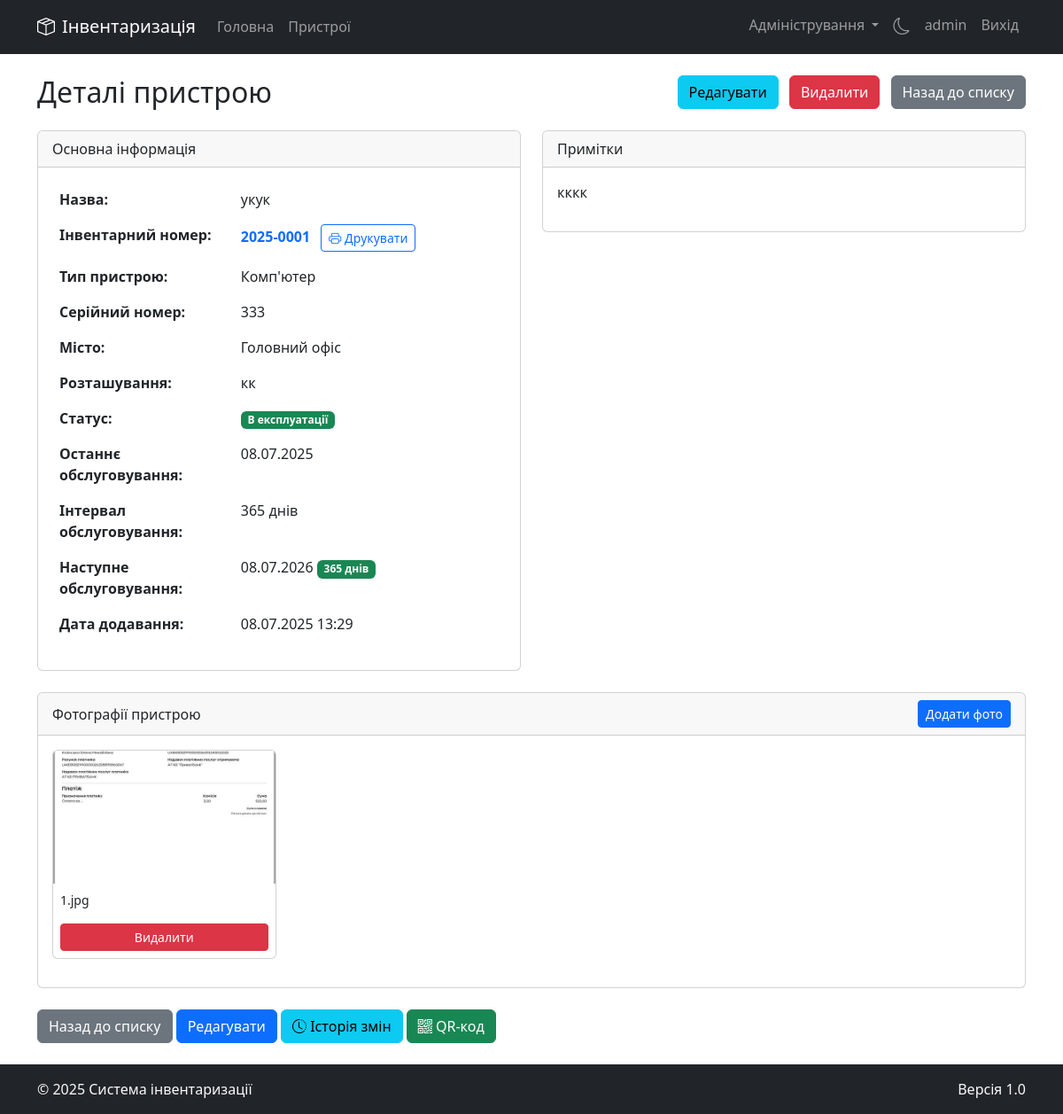
Screenshot of /device/1 (signed in) with the database file from the repository.
### models.py (models this page shows, shortened)
class User(UserMixin, db.Model):
    id = db.Column(db.Integer, primary_key=True)
    username = db.Column(db.String(80), unique=True, nullable=False)
    password_hash = db.Column(db.String(255), nullable=False)
    is_admin = db.Column(db.Boolean, default=False)
    is_active = db.Column(db.Boolean, default=True)
    city_id = db.Column(db.Integer, db.ForeignKey('city.id'), nullable=False)
    created_at = db.Column(db.DateTime, default=datetime.utcnow)
    last_login = db.Column(db.DateTime)
    activities = db.relationship('UserActivity', backref='user', lazy=True)
    device_histories = db.relationship('DeviceHistory', backref='user', lazy=True)

class Device(db.Model):
    id = db.Column(db.Integer, primary_key=True)
    name = db.Column(db.String(100), nullable=False, index=True)
    type = db.Column(db.String(50), nullable=False, index=True)
    serial_number = db.Column(db.String(100), unique=True, index=True)
    inventory_number = db.Column(db.String(20), unique=True, index=True)
    location = db.Column(db.String(200), index=True)
    status = db.Column(db.String(50), index=True)
    notes = db.Column(db.Text)
    created_at = db.Column(db.DateTime, default=datetime.utcnow, index=True)
    city_id = db.Column(db.Integer, db.ForeignKey('city.id'), nullable=False, index=True)
    last_maintenance = db.Column(db.Date, index=True)
    maintenance_interval = db.Column(db.Integer, default=365)
    next_maintenance = db.Column(db.Date, index=True)
    photos = db.relationship('DevicePhoto', backref='device', lazy=True, cascade='all, delete-orphan')
    histories = db.relationship('DeviceHistory', backref='device', lazy=True, cascade='all, delete-orphan')

class City(db.Model):
    id = db.Column(db.Integer, primary_key=True)
    name = db.Column(db.String(100), nullable=False, unique=True)
    created_at = db.Column(db.DateTime, default=datetime.utcnow)
    users = db.relationship('User', backref='city', lazy=True)
    devices = db.relationship('Device', backref='city', lazy=True)

class DevicePhoto(db.Model):
    id = db.Column(db.Integer, primary_key=True)
    filename = db.Column(db.String(255), nullable=False)
    original_filename = db.Column(db.String(255), nullable=False)
    device_id = db.Column(db.Integer, db.ForeignKey('device.id'), nullable=False)
    uploaded_at = db.Column(db.DateTime, default=datetime.utcnow)

### blueprints/devices.py (the view)
@devices_bp.route('/device/<int:device_id>')
@login_required
def device_detail(device_id):
    device = Device.query.get_or_404(device_id)
    if not current_user.is_admin and device.city_id != current_user.city_id:
        abort(403)
    return render_template('device_detail.html', device=device, now=date.today())

### app.py (called while the page is built)
@app.template_filter('nl2br')
def nl2br(value):
    if value:
        return re.sub(r'\n', '<br>', value)
    return ''

@login_manager.user_loader
def load_user(user_id):
    return User.query.get(int(user_id))

### templates/device_detail.html (shortened to what this page needs)
{% extends "base.html" %}
{% block content %}
<div class="row mb-3">
    <div class="col">
        <h2>Деталі пристрою</h2>
    </div>
    <div class="col-auto">
        <a href="{{ url_for('devices.edit_device', device_id=device.id) }}" class="btn btn-info me-2">Редагувати</a>
        <form method="POST" action="{{ url_for('devices.delete_device', device_id=device.id) }}" class="d-inline" onsubmit="return confirm('Ви впевнені, що хочете видалити цей пристрій? Всі пов\'язані дані та фотографії також будуть видалені.');">
            <button type="submit" class="btn btn-danger me-2">Видалити</button>
        </form>
        <a href="{{ url_for('devices.devices') }}" class="btn btn-secondary">Назад до списку</a>
    </div>
</div>
<div class="row mb-4">
    <div class="col-md-6">
        <div class="card">
            <div class="card-header">
                Основна інформація
            </div>
            <div class="card-body">
                <table class="table table-borderless">
                    <tr>
                        <th style="width: 40%">Назва:</th>
                        <td>{{ device.name }}</td>
                    </tr>
                    <tr>
                        <th>Інвентарний номер:</th>
                        <td>
                            <strong class="text-primary">{{ device.inventory_number }}</strong>
                            <a href="{{ url_for('devices.print_inventory', device_id=device.id) }}" class="btn btn-sm btn-outline-primary ms-2" title="Друкувати інвентарний номер">
                                <i class="bi bi-printer"></i> Друкувати
                            </a>
                        </td>
                    </tr>
                    <tr>
                        <th>Тип пристрою:</th>
                        <td>{{ device.type }}</td>
                    </tr>
                    <tr>
                        <th>Серійний номер:</th>
                        <td>{{ device.serial_number }}</td>
                    </tr>
                    <tr>
                        <th>Місто:</th>
                        <td>{{ device.city.name }}</td>
                    </tr>
                    <tr>
                        <th>Розташування:</th>
                        <td>{{ device.location }}</td>
                    </tr>
                    <tr>
                        <th>Статус:</th>
                        <td>
                            {% if device.status == 'В експлуатації' %}
                                <span class="badge bg-success">{{ device.status }}</span>
                            {% elif device.status == 'На ремонті' %}
                                <span class="badge bg-warning">{{ device.status }}</span>
                            {% elif device.status == 'Резерв' %}
                                <span class="badge bg-info">{{ device.status }}</span>
                            {% elif device.status == 'Списано' %}
                                <span class="badge bg-danger">{{ device.status }}</span>
                            {% else %}
                                <span class="badge bg-secondary">{{ device.status }}</span>
                            {% endif %}
                        </td>
                    </tr>
                    <tr>
                        <th>Останнє обслуговування:</th>
                        <td>{{ device.last_maintenance.strftime('%d.%m.%Y') if device.last_maintenance else 'Не вказано' }}</td>
                    </tr>
                    <tr>
                        <th>Інтервал обслуговування:</th>
                        <td>{{ device.maintenance_interval }} днів</td>
                    </tr>
                    <tr>
                        <th>Наступне обслуговування:</th>
                        <td>
                            {% if device.next_maintenance %}
                                {% set days_left = (device.next_maintenance - now).days %}
                                {{ device.next_maintenance.strftime('%d.%m.%Y') }}
                                {% if days_left < 0 %}
                                    <span class="badge bg-danger">Прострочено ({{ abs(days_left) }} днів)</span>
                                {% elif days_left <= 30 %}
                                    <span class="badge bg-warning">Скоро ({{ days_left }} днів)</span>
                                {% else %}
                                    <span class="badge bg-success">{{ days_left }} днів</span>
                                {% endif %}
                            {% else %}
                                {% if device.last_maintenance %}
                                    Не визначено (не вказано інтервал)
                                {% else %}
                                    Не визначено (не вказано дату обслуговування)
                                {% endif %}
                            {% endif %}
                        </td>
                    </tr>
                    <tr>
                        <th>Дата додавання:</th>
                        <td>{{ device.created_at.strftime('%d.%m.%Y %H:%M') }}</td>
                    </tr>
                </table>
            </div>
        </div>
    </div>
    <div class="col-md-6">
        <div class="card">
            <div class="card-header">
                Примітки
            </div>
            <div class="card-body">
                {% if device.notes %}
                <p>{{ device.notes|nl2br }}</p>
                {% else %}
                <p class="text-muted">Примітки відсутні</p>
                {% endif %}
            </div>
        </div>
    </div>
</div>
<div class="card mb-4">
    <div class="card-header d-flex justify-content-between align-items-center">
        <span>Фотографії пристрою</span>
        <button type="button" class="btn btn-primary btn-sm" data-bs-toggle="modal" data-bs-target="#addPhotoModal">
            Додати фото
        </button>
    </div>
    <div class="card-body">
        {% if device.photos %}
        <div class="row">
            {% for photo in device.photos %}
            <div class="col-md-3 mb-3">
                <div class="card">
                    <a href="{{ url_for('devices.uploaded_file', filename=photo.filename) }}" target="_blank" title="Відкрити повне зображення">
                        <img src="{{ url_for('devices.uploaded_file', filename=photo.filename) }}" class="card-img-top" alt="Фото пристрою" style="height: 150px; object-fit: cover;">
                    </a>
                    <div class="card-body p-2">
                        <p class="card-text small">{{ photo.original_filename }}</p>
                        <form method="POST" action="{{ url_for('devices.delete_device_photo', photo_id=photo.id) }}" class="d-grid" onsubmit="return confirm('Ви впевнені, що хочете видалити це фото?');">
                            <button type="submit" class="btn btn-sm btn-danger">Видалити</button>
                        </form>
                    </div>
                </div>
            </div>
            {% endfor %}
        </div>
        {% else %}
        <p class="text-muted">Фотографії відсутні</p>
        {% endif %}
    </div>
</div>
<div class="mt-4">
    <a href="{{ url_for('devices.devices') }}" class="btn btn-secondary">Назад до списку</a>
    <a href="{{ url_for('devices.edit_device', device_id=device.id) }}" class="btn btn-primary">Редагувати</a>
    <a href="{{ url_for('devices.device_history', device_id=device.id) }}" class="btn btn-info">
        <i class="bi bi-clock-history"></i> Історія змін
    </a>
    <a href="{{ url_for('devices.print_device_qrcode', device_id=device.id) }}" class="btn btn-success">
        <i class="bi bi-qr-code"></i> QR-код
    </a>
</div>
{% endblock %}

### templates/base.html (shortened to what this page needs)
<!DOCTYPE html>
<html lang="uk" data-bs-theme="{{ request.cookies.get('theme', 'light') }}">
<head>
    <link href="https://cdn.jsdelivr.net/npm/bootstrap@5.3.0/dist/css/bootstrap.min.css" rel="stylesheet">
    <link rel="stylesheet" href="https://cdn.jsdelivr.net/npm/bootstrap-icons@1.11.0/font/bootstrap-icons.css">
</head>
<body>
    <header>
        <nav class="navbar navbar-expand-lg navbar-dark bg-dark mb-4">
            <div class="container">
                <a class="navbar-brand" href="{{ url_for('index') }}">
                    <i class="bi bi-box-seam me-2"></i>Інвентаризація
                </a>
                <div class="collapse navbar-collapse" id="navbarNav">
                    <ul class="navbar-nav me-auto">
                        <li class="nav-item">
                            <a class="nav-link" href="{{ url_for('index') }}">Головна</a>
                        </li>
                        {% if current_user.is_authenticated %}
                        <li class="nav-item">
                            <a class="nav-link" href="{{ url_for('devices.devices') }}">Пристрої</a>
                        </li>
                        {% endif %}
                    </ul>
                    <ul class="navbar-nav ms-auto">
                        {% if current_user.is_authenticated %}
                            {% if current_user.is_admin %}
                            <li class="nav-item dropdown">
                                <a class="nav-link dropdown-toggle" href="#" id="adminDropdown" role="button" data-bs-toggle="dropdown" aria-expanded="false">
                                    Адміністрування
                                </a>
                            </li>
                            {% endif %}
                            <li class="nav-item">
                                <a class="nav-link" href="{{ url_for('toggle_theme') }}">
                                    {% if request.cookies.get('theme') == 'dark' %}
                                        <i class="bi bi-sun navbar-theme-icon"></i>
                                    {% else %}
                                        <i class="bi bi-moon navbar-theme-icon"></i>
                                    {% endif %}
                                </a>
                            </li>
                            <li class="nav-item">
                                <a class="nav-link" href="#">{{ current_user.username }}</a>
                            </li>
                            <li class="nav-item">
                                <a class="nav-link" href="{{ url_for('auth.logout') }}">Вихід</a>
                            </li>
                        {% endif %}
                    </ul>
                </div>
            </div>
        </nav>
    </header>
    <main class="container mb-4">
        {% block content %}{% endblock %}
    </main>
    <footer class="bg-dark text-light py-3 mt-auto">
        <div class="container">
            <div class="row">
                <div class="col-md-6">
                    <p class="mb-0">&copy; 2025 Система інвентаризації</p>
                </div>
                <div class="col-md-6 text-md-end">
                    <p class="mb-0">Версія 1.0</p>
                </div>
            </div>
        </div>
    </footer>
</body>
</html>

### templates/base.html (style rules this page uses)
body { min-height: 100vh; display: flex; flex-direction: column; }
main { flex: 1; }
.navbar-theme-icon { font-size: 1.2rem; cursor: pointer; }

### rows the page displays
User: username "admin"
Device: name "укук", inventory_number "2025-0001", type "Комп'ютер", serial_number "333", location "кк", status "В експлуатації", last_maintenance "08.07.2025", maintenance_interval "365", next_maintenance "08.07.2026", created_at "08.07.2025 13:29", notes "кккк"
City: city.name "Головний офіс"
DevicePhoto: filename (picture), original_filename "1.jpg"
